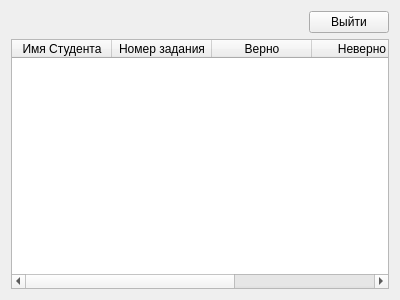
<?xml version="1.0" encoding="UTF-8"?>
<ui version="4.0">
 <class>teacherForm</class>
 <widget class="QWidget" name="teacherForm">
  <property name="geometry">
   <rect>
    <x>0</x>
    <y>0</y>
    <width>400</width>
    <height>300</height>
   </rect>
  </property>
  <property name="windowTitle">
   <string>Form</string>
  </property>
  <layout class="QVBoxLayout" name="verticalLayout">
   <item>
    <layout class="QHBoxLayout" name="horizontalLayout">
     <item>
      <spacer name="horizontalSpacer">
       <property name="orientation">
        <enum>Qt::Horizontal</enum>
       </property>
       <property name="sizeHint" stdset="0">
        <size>
         <width>40</width>
         <height>20</height>
        </size>
       </property>
      </spacer>
     </item>
     <item>
      <widget class="QPushButton" name="exitButton">
       <property name="text">
        <string>Выйти</string>
       </property>
      </widget>
     </item>
    </layout>
   </item>
   <item>
    <widget class="QTableWidget" name="tableWidget">
     <attribute name="horizontalHeaderStretchLastSection">
      <bool>true</bool>
     </attribute>
     <column>
      <property name="text">
       <string>Имя Студента</string>
      </property>
     </column>
     <column>
      <property name="text">
       <string>Номер задания</string>
      </property>
     </column>
     <column>
      <property name="text">
       <string>Верно</string>
      </property>
     </column>
     <column>
      <property name="text">
       <string>Неверно</string>
      </property>
     </column>
     <column>
      <property name="text">
       <string>Код последней ошибки</string>
      </property>
     </column>
    </widget>
   </item>
  </layout>
 </widget>
 <resources/>
 <connections/>
</ui>
